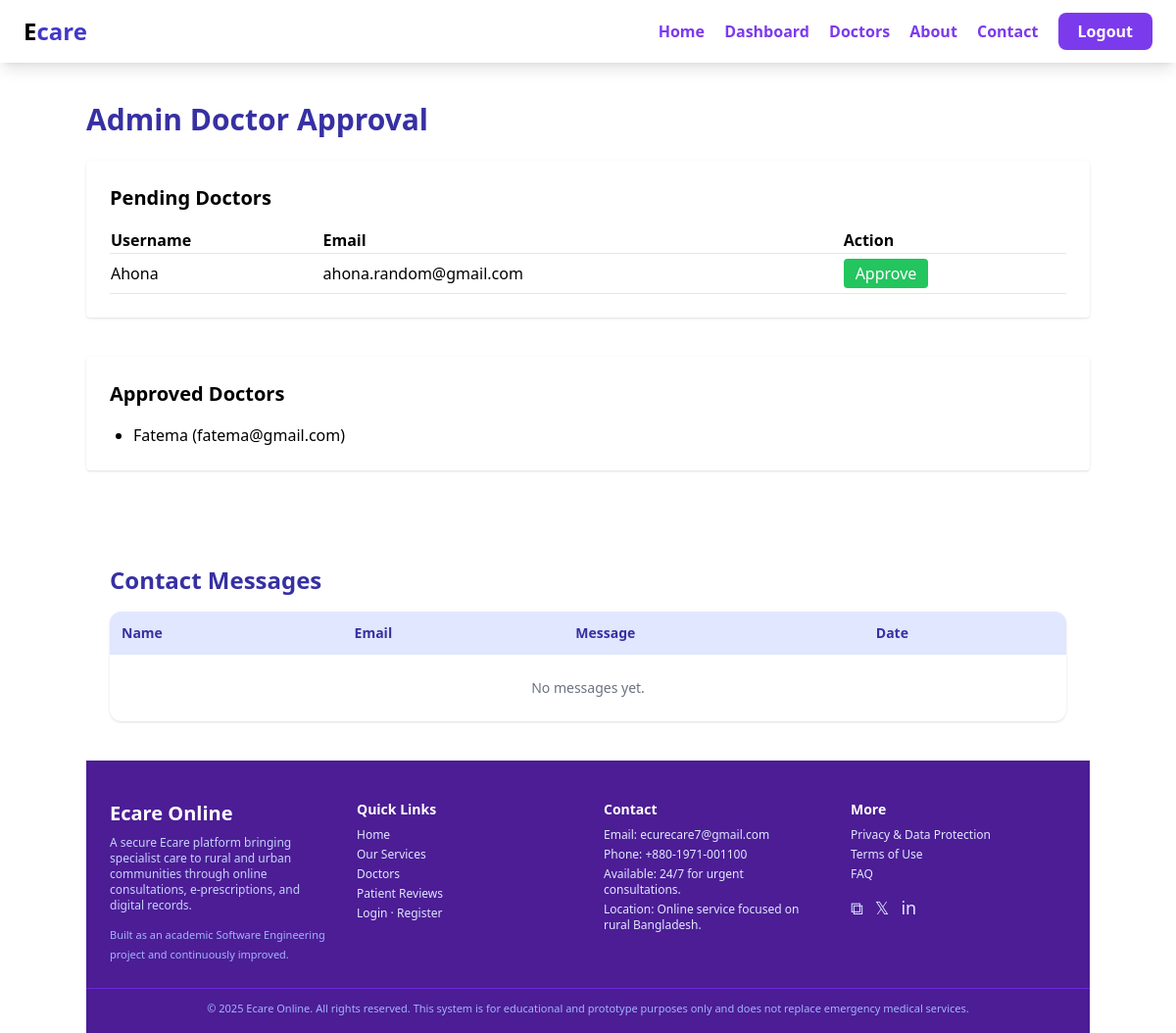
The app's page /dashboard/admin/ (signed in), older data.
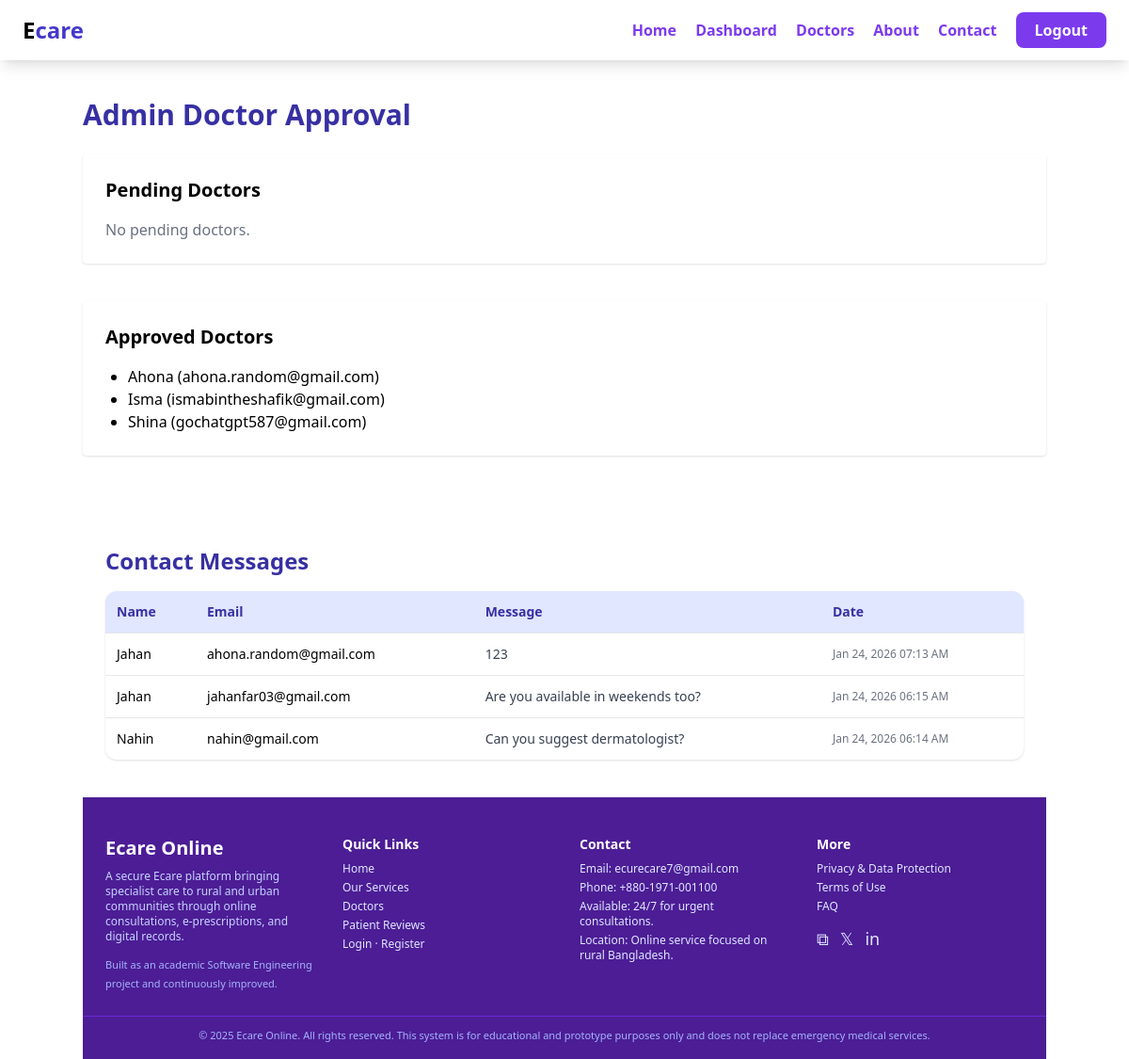
The same page, newer data.
### accounts/models.py (models this page shows, shortened)
class User(AbstractUser):
    ROLE_CHOICES = (
        ('admin', 'Admin'),
        ('doctor', 'Doctor'),
        ('patient', 'Patient'),
    )
    role = models.CharField(
        max_length=10,
        choices=ROLE_CHOICES,
        default='patient'
    )
    is_approved = models.BooleanField(default=False)

class ContactMessage(models.Model):
    name = models.CharField(max_length=100)
    email = models.EmailField()
    message = models.TextField()
    created_at = models.DateTimeField(auto_now_add=True)

### accounts/views.py (the view)
# urls.py: path('dashboard/admin/', views.admin_dashboard, name='admin_dashboard'),
@login_required
def admin_dashboard(request):
    pending_doctors = User.objects.filter(role='doctor', is_approved=False)
    approved_doctors = User.objects.filter(role='doctor', is_approved=True)
    contact_messages = ContactMessage.objects.order_by('-created_at')
    context = {
        'pending_doctors': pending_doctors,
        'approved_doctors': approved_doctors,
        'contact_messages': contact_messages,
    }
    return render(request, 'dashboards/admin.html', context)

### templates/dashboards/admin.html (shortened to what this page needs)
{% extends "base.html" %}
{% block content %}
<div class="max-w-5xl mx-auto mt-10">
  <h1 class="text-3xl font-bold text-indigo-800 mb-6">
    Admin Doctor Approval
  </h1>
  <div class="bg-white shadow rounded p-6 mb-10">
    <h2 class="text-xl font-semibold mb-4">Pending Doctors</h2>
    {% if pending_doctors %}
      <table class="w-full">
        <tr class="border-b text-left">
          <th>Username</th>
          <th>Email</th>
          <th>Action</th>
        </tr>
        {% for d in pending_doctors %}
        <tr class="border-b">
          <td class="py-2">{{ d.username }}</td>
          <td class="py-2">{{ d.email }}</td>
          <td class="py-2">
            <a href="{% url 'approve_doctor' d.id %}"
               class="bg-green-500 text-white px-3 py-1 rounded">
              Approve
            </a>
          </td>
        </tr>
        {% endfor %}
      </table>
    {% else %}
      <p class="text-gray-500">No pending doctors.</p>
    {% endif %}
  </div>
  <div class="bg-white shadow rounded p-6">
    <h2 class="text-xl font-semibold mb-4">Approved Doctors</h2>
    <ul class="list-disc pl-6">
      {% for d in approved_doctors %}
        <li>{{ d.username }} ({{ d.email }})</li>
      {% empty %}
        <li>No approved doctors yet.</li>
      {% endfor %}
    </ul>
  </div>
  <div class="max-w-6xl mx-auto px-6 py-10">
  <h2 class="text-2xl font-bold text-indigo-800 mt-14 mb-4">
  Contact Messages
</h2>
<div class="bg-white rounded-xl shadow overflow-hidden">
  <table class="w-full text-sm">
    <thead class="bg-indigo-100 text-indigo-800">
      <tr>
        <th class="p-3 text-left">Name</th>
        <th class="p-3 text-left">Email</th>
        <th class="p-3 text-left">Message</th>
        <th class="p-3 text-left">Date</th>
      </tr>
    </thead>
    <tbody>
      {% if contact_messages %}
        {% for msg in contact_messages %}
        <tr class="border-t">
          <td class="p-3">{{ msg.name }}</td>
          <td class="p-3">{{ msg.email }}</td>
          <td class="p-3 text-gray-700">{{ msg.message|truncatechars:50 }}</td>
          <td class="p-3 text-gray-500 text-xs">
            {{ msg.created_at|date:"M d, Y h:i A" }}
          </td>
        </tr>
        {% endfor %}
      {% else %}
        <tr>
          <td colspan="4" class="p-6 text-center text-gray-500">
            No messages yet.
          </td>
        </tr>
      {% endif %}
    </tbody>
  </table>
</div>
</div>
{% endblock %}

### templates/base.html (shortened to what this page needs)
<!DOCTYPE html>
<html lang="en">
<head>
  <script src="https://cdn.tailwindcss.com"></script>
</head>
<body class="min-h-screen">
  <nav class="flex items-center justify-between px-6 py-4 bg-white bg-opacity-70 shadow-lg">
    <div class="text-2xl font-extrabold text-black-700">E<span class="text-indigo-700">care</span></div>
    <div class="space-x-4 text-violet-600 font-semibold">
      <a href="{% url 'home' %}" class="nav-link">Home</a>
      {% if user.is_authenticated %}
  {% if user.is_superuser %}
    <a href="{% url 'admin_dashboard' %}">Dashboard</a>
  {% elif user.is_staff %}
    <a href="{% url 'doctor_dashboard' %}">Dashboard</a>
  {% else %}
    <a href="{% url 'patient_dashboard' %}">Dashboard</a>
  {% endif %}
{% endif %}
      <a href="{% url 'doctors_diary' %}" class="nav-link">Doctors</a>
      <a href="{% url 'about' %}" class="nav-link">About</a>
      <a href="{% url 'contact' %}" class="nav-link">Contact</a>
      {% if user.is_authenticated %}
        <a href="{% url 'logout' %}" class="btn rounded-lg bg-violet-600 text-white px-5 py-2">Logout</a>
      {% else %}
        <a href="{% url 'login' %}" class="btn rounded-lg bg-violet-600 text-white px-5 py-2">Login</a>
      {% endif %}
    </div>
  </nav>
  {% block content %}{% endblock %}
   <footer class="bg-violet-900 text-indigo-100 pt-10 pb-4">
  <div class="max-w-6xl mx-auto px-6 grid md:grid-cols-4 gap-8 text-sm">
    <div>
      <div class="text-xl font-extrabold text-white mb-2">Ecare Online</div>
      <p class="text-indigo-200 text-xs mb-3">
        A secure Ecare platform bringing specialist care to rural and urban
        communities through online consultations, e‑prescriptions, and digital records.
      </p>
      <p class="text-[11px] text-indigo-300">
        Built as an academic Software Engineering project and continuously improved.
      </p>
    </div>
    <div>
      <h4 class="text-sm font-semibold text-white mb-2">Quick Links</h4>
      <ul class="space-y-1 text-xs">
        <li><a href="home.html" class="hover:text-violet-200">Home</a></li>
        <li><a href="#services" class="hover:text-violet-200">Our Services</a></li>
        <li><a href="#doctors" class="hover:text-violet-200">Doctors</a></li>
        <li><a href="#reviews" class="hover:text-violet-200">Patient Reviews</a></li>
        <li><a href="login.html" class="hover:text-violet-200">Login</a> ·
            <a href="registration.html" class="hover:text-violet-200">Register</a></li>
      </ul>
    </div>
    <div>
      <h4 class="text-sm font-semibold text-white mb-2">Contact</h4>
      <ul class="space-y-1 text-xs">
        <li>Email:
          <a href="mailto:support@Ecare.com" class="hover:text-violet-200">
            ecurecare7@gmail.com
          </a>
        </li>
        <li>Phone:
          <a href="tel:+8801971001100" class="hover:text-violet-200">
            +880‑1971‑001100
          </a>
        </li>
        <li>Available: 24/7 for urgent consultations.</li>
        <li>Location: Online service focused on rural Bangladesh.</li>
      </ul>
    </div>
    <div>
      <h4 class="text-sm font-semibold text-white mb-2">More</h4>
      <ul class="space-y-1 text-xs">
        <li><a href="#" class="hover:text-violet-200">Privacy & Data Protection</a></li>
        <li><a href="#" class="hover:text-violet-200">Terms of Use</a></li>
        <li><a href="#" class="hover:text-violet-200">FAQ</a></li>
      </ul>
      <div class="mt-3 flex gap-3 text-lg">
        <a href="#" class="hover:text-violet-200">⧉</a>
        <a href="#" class="hover:text-violet-200">𝕏</a>
        <a href="#" class="hover:text-violet-200">in</a>
      </div>
    </div>
  </div>
  <div class="mt-6 border-t border-violet-700 pt-3 text-center text-[11px] text-indigo-300">
    &copy; 2025 Ecare Online. All rights reserved. This system is for educational and prototype purposes only and does not replace emergency medical services.
  </div>
</footer>
</body>
</html>

Row changes from the older to the newer data that the page shows:
removed User: username "Fatema", email "fatema@gmail.com", shown under "Approved Doctors"
changed User "Ahona": is_staff False → True (drawn); moves from the list under "Pending Doctors" to the list under "Approved Doctors"
added User: username "Isma", email "ismabintheshafik@gmail.com", shown under "Approved Doctors"
added User: username "Shina", email "gochatgpt587@gmail.com", shown under "Approved Doctors"
added ContactMessage: name "Jahan", email "ahona.random@gmail.com", message "123", created_at "Jan 24, 2026 07:13 AM"
added ContactMessage: name "Jahan", email "jahanfar03@gmail.com", message "Are you available in weekends too?", created_at "Jan 24, 2026 06:15 AM"
added ContactMessage: name "Nahin", email "nahin@gmail.com", message "Can you suggest dermatologist?", created_at "Jan 24, 2026 06:14 AM"
Text that changed along with them:
text no longer shown: "Username Email Action No messages yet."
text now shown: "No pending doctors."
